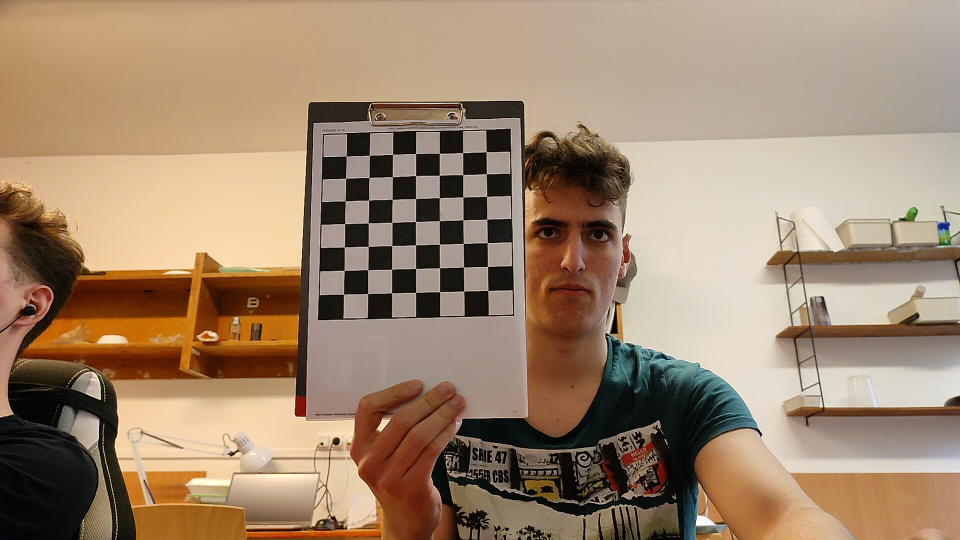
#> input picture AR/images/img0.png, 1920 x 1080 px (shown at 1/2 size); its folder holds only this picture in this run
$ python -i cameracalibration.py   (imports and definitions only)
#> lines starting #> are read from the running program, lines starting #| are printed output that depends on the picture; after the words box and inside, x2 and y2 are one past the last pixel; in counts of white or black regions, pixels touching at a corner belong together
import numpy as np
import cv2 as cv
import glob
import pickle


def runCalibration() :
    ################ FIND CHESSBOARD CORNERS - OBJECT POINTS AND IMAGE POINTS #############################

    chessboardSize = (7,7)
    frameSize = (1080,1080)


    # termination criteria
    criteria = (cv.TERM_CRITERIA_EPS + cv.TERM_CRITERIA_MAX_ITER, 30, 0.001)


    # prepare object points, like (0,0,0), (1,0,0), (2,0,0) ....,(6,5,0)
    objp = np.zeros((chessboardSize[0] * chessboardSize[1], 3), np.float32)
    objp[:,:2] = np.mgrid[0:chessboardSize[0],0:chessboardSize[1]].T.reshape(-1,2)

    size_of_chessboard_squares_mm = 20
    objp = objp * size_of_chessboard_squares_mm


    # Arrays to store object points and image points from all the images.
    objpoints = [] # 3d point in real world space
    imgpoints = [] # 2d points in image plane.


    images = glob.glob('images/*.png')

    for image in images:

        img = cv.imread(image)
#> img is the input picture: shape (1080, 1920, 3); mean B, G, R 111.1, 135.2, 159.4
        gray = cv.cvtColor(img, cv.COLOR_BGR2GRAY)
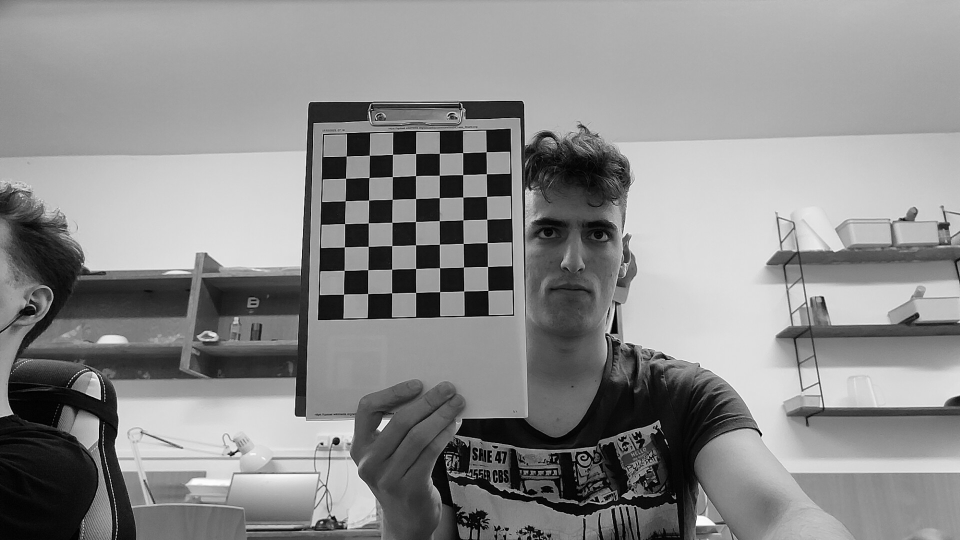
#> gray: shape (1080, 1920) (shown at 1/2 size); min 0, max 255, mean 139.7

        # Find the chess board corners
        ret, corners = cv.findChessboardCorners(gray, chessboardSize, None)
#> ret = True; corners = 49 rows, first 8: [976.3, 581.5], [928.1, 582.6], [879.9, 583.9], [831.8, 585.2], [783.7, 586.3], [736.1, 587.5], [687.9, 589], [975.5, 533.1]

        # If found, add object points, image points (after refining them)
        if ret == True:

            objpoints.append(objp)
            corners2 = cv.cornerSubPix(gray, corners, (11,11), (-1,-1), criteria)
#> corners2 = 49 rows, first 8: [976.3, 581.4], [928, 582.5], [879.8, 583.8], [831.8, 585.3], [783.7, 586.2], [735.8, 587.6], [687.7, 588.7], [975.5, 533.3]
            imgpoints.append(corners)

            # Draw and display the corners
            cv.drawChessboardCorners(img, chessboardSize, corners2, ret)
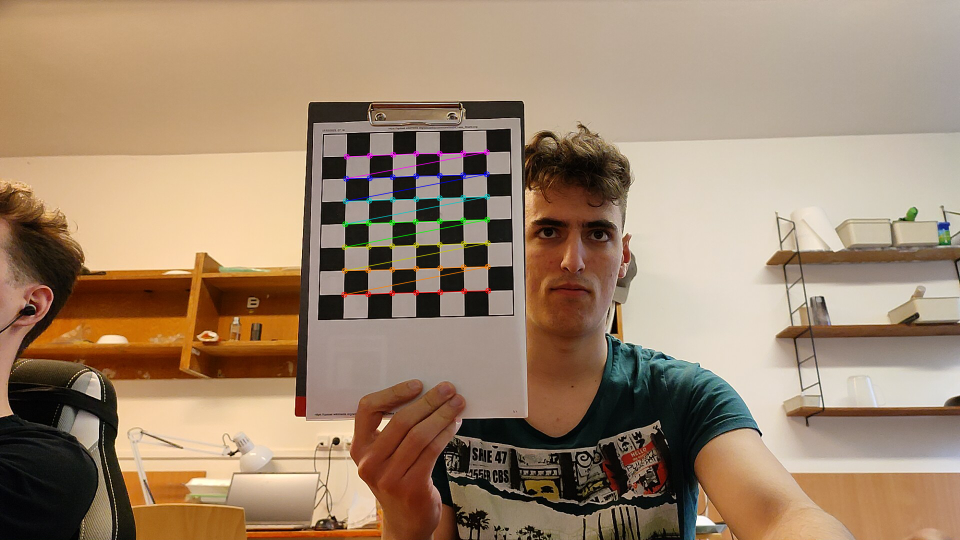
#> img: shape (1080, 1920, 3) (shown at 1/2 size); 0.73% of pixels changed, all inside (x1, y1, x2, y2) = (682, 298, 983, 596)
            cv.imshow('CameraCalibration', img)
            cv.waitKey(1000)


    cv.destroyAllWindows()


    ############## CALIBRATION #######################################################


    ret, cameraMatrix, dist, rvecs, tvecs = cv.calibrateCamera(objpoints, imgpoints, frameSize, None, None)
#> ret = 0.36; cameraMatrix = [[5151.7, 0, 542.8], [0, 6036.5, 574.8], [0, 0, 1]]; dist = [[-7.34, 129.6, -0.00869, 0.287, 6363.3]]; rvecs = ([-0.161, -0.8, -3.03],); tvecs = ([180.8, 2.33, 2212],)

    return cameraMatrix, dist

    # Save the camera calibration result for later use (we won't worry about rvecs / tvecs)
    pickle.dump((cameraMatrix, dist), open( "calibration.pkl", "wb" ))
    pickle.dump(cameraMatrix, open( "cameraMatrix.pkl", "wb" ))
    pickle.dump(dist, open( "dist.pkl", "wb" ))


    ############## UNDISTORTION #####################################################

    img = cv.imread('images/img1.png')
    h,  w = img.shape[:2]
    newCameraMatrix, roi = cv.getOptimalNewCameraMatrix(cameraMatrix, dist, (w,h), 1, (w,h))


    # Undistort
    dst = cv.undistort(img, cameraMatrix, dist, None, newCameraMatrix)

    # crop the image
    x, y, w, h = roi
    dst = dst[y:y+h, x:x+w]
    cv.imwrite('caliResult1.png', dst)


    # Undistort with Remapping
    mapx, mapy = cv.initUndistortRectifyMap(cameraMatrix, dist, None, newCameraMatrix, (w,h), 5)
    dst = cv.remap(img, mapx, mapy, cv.INTER_LINEAR)

    # crop the image
    x, y, w, h = roi
    dst = dst[y:y+h, x:x+w]
    cv.imwrite('caliResult2.png', dst)


    # Reprojection Error
    mean_error = 0

    for i in range(len(objpoints)):
        imgpoints2, _ = cv.projectPoints(objpoints[i], rvecs[i], tvecs[i], cameraMatrix, dist)
        error = cv.norm(imgpoints[i], imgpoints2, cv.NORM_L2)/len(imgpoints2)
        mean_error += error

    print( "total error: {}".format(mean_error/len(objpoints)) )

>>> result = runCalibration()
#> result = ([[5151.7, 0, 542.8], [0, 6036.5, 574.8], [0, 0, 1]], [[-7.34, 129.6, -0.00869, 0.287, 6363.3]])

$ run again, on AR/images/img5.png
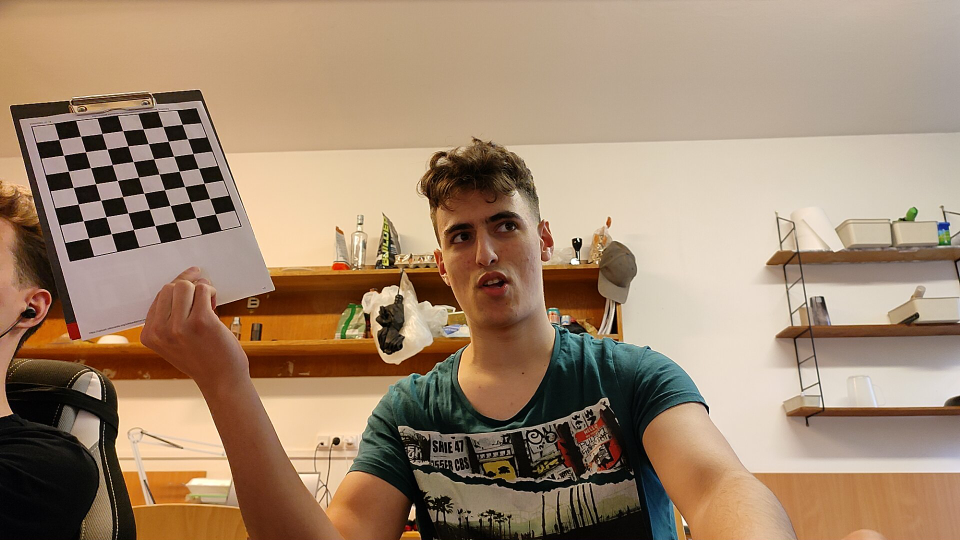
#> input picture AR/images/img5.png, 1920 x 1080 px (shown at 1/2 size)
#> in runCalibration, img is the input picture: shape (1080, 1920, 3); mean B, G, R 111.9, 136.3, 161.5
#> in runCalibration, `gray = cv.cvtColor(img, cv.COLOR_BGR2GRAY)`:
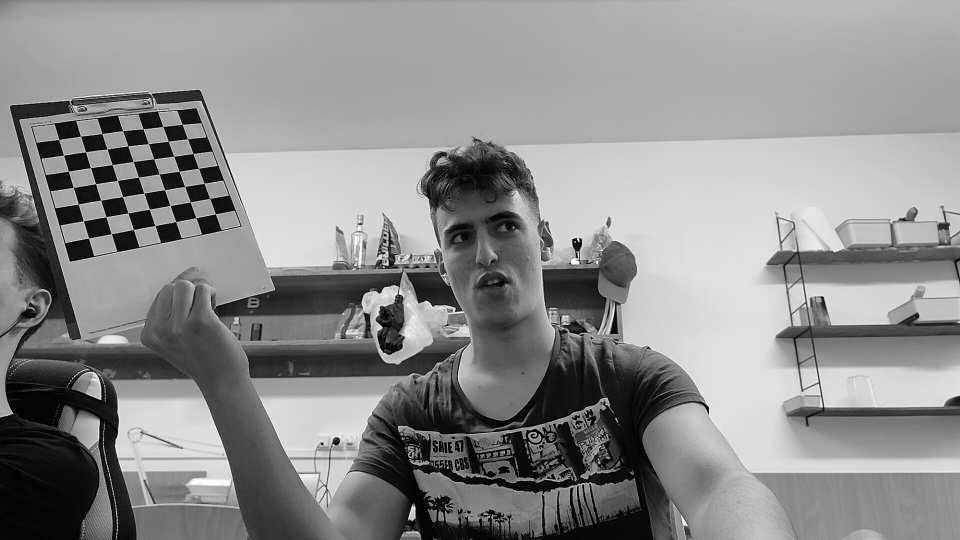
#> gray: shape (1080, 1920) (shown at 1/2 size); min 0, max 255, mean 141.1
#> in runCalibration, `ret, corners = cv.findChessboardCorners(gray, chessboardSize, None)`: ret = True; corners = 49 rows, first 8: [364.8, 249.1], [375.4, 278.1], [386.5, 307.6], [397.4, 337.1], [408.6, 366.9], [419.5, 397.2], [431.1, 428.3], [326.3, 253.5]
#> corners2 = 49 rows, first 8: [364.8, 249.1], [375.5, 278.2], [386.5, 307.6], [397.4, 337.2], [408.6, 367], [419.8, 397.4], [431.3, 428.4], [326.2, 253.5]
#> in runCalibration, `cv.drawChessboardCorners(img, chessboardSize, corners2, ret)`:
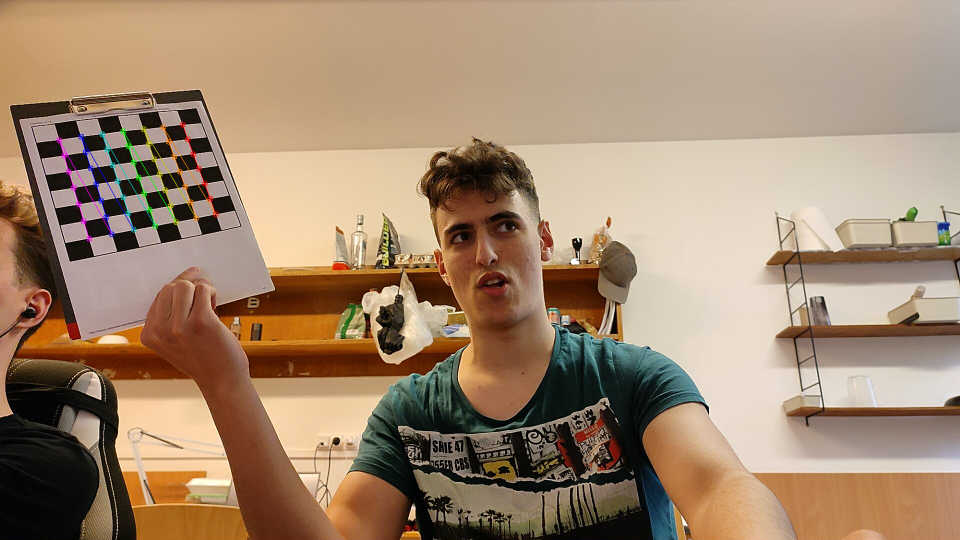
#> img: shape (1080, 1920, 3) (shown at 1/2 size); 0.55% of pixels changed, all inside (x1, y1, x2, y2) = (112, 243, 438, 484)
#> in runCalibration, `ret, cameraMatrix, dist, rvecs, tvecs = cv.calibrateCamera(objpoints, ..`: ret = 0.286; cameraMatrix = [[1129, 0, 722.6], [0, 1027.9, 471.5], [0, 0, 1]]; dist = [[0.0256, -0.463, 0.00841, -0.0589, 0.216]]; rvecs = ([-0.505, -0.13, 1.24],); tvecs = ([-194.7, -137, 647.2],)
#> result = ([[1129, 0, 722.6], [0, 1027.9, 471.5], [0, 0, 1]], [[0.0256, -0.463, 0.00841, -0.0589, 0.216]])

$ run again, on AR/images/img6.png
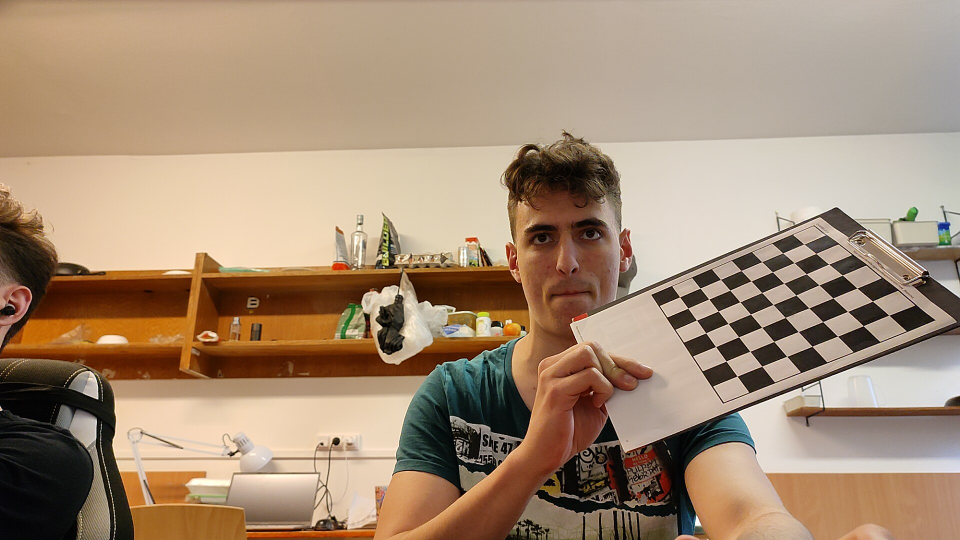
#> input picture AR/images/img6.png, 1920 x 1080 px (shown at 1/2 size)
#> in runCalibration, img is the input picture: shape (1080, 1920, 3); mean B, G, R 117.8, 141.2, 165.3
#> in runCalibration, `gray = cv.cvtColor(img, cv.COLOR_BGR2GRAY)`:
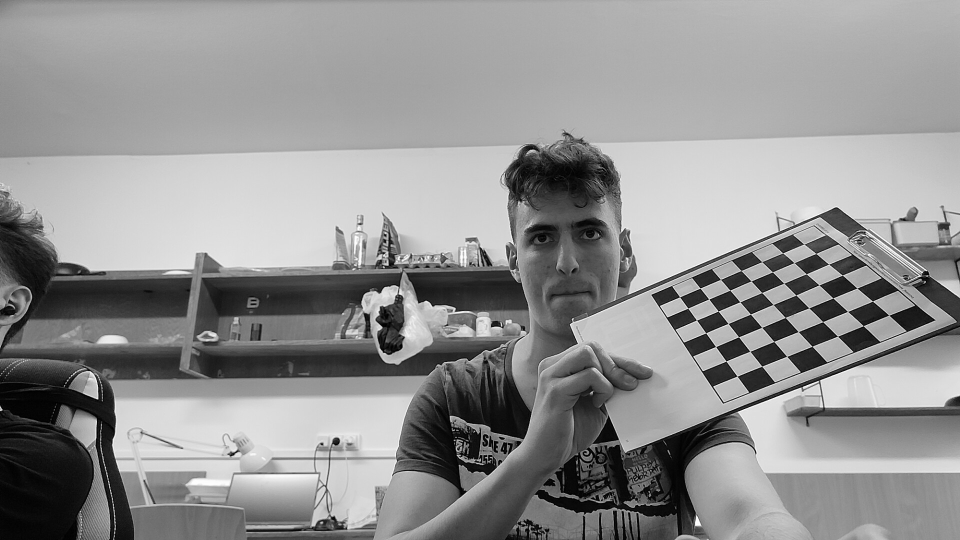
#> gray: shape (1080, 1920) (shown at 1/2 size); min 0, max 255, mean 145.7
#> in runCalibration, `ret, corners = cv.findChessboardCorners(gray, chessboardSize, None)`: ret = True; corners = 49 rows, first 8: [1608.4, 488.8], [1631.8, 507.4], [1658.2, 528.7], [1685.2, 550.6], [1714.5, 576.5], [1745.5, 602.6], [1778.2, 630.8], [1565.8, 506.3]
#> corners2 = 49 rows, first 8: [1608.3, 488.7], [1632.3, 507.4], [1657.8, 528.7], [1684.9, 550.6], [1714.3, 576.5], [1745.4, 602.6], [1778.2, 630.8], [1566, 506.4]
#> in runCalibration, `cv.drawChessboardCorners(img, chessboardSize, corners2, ret)`:
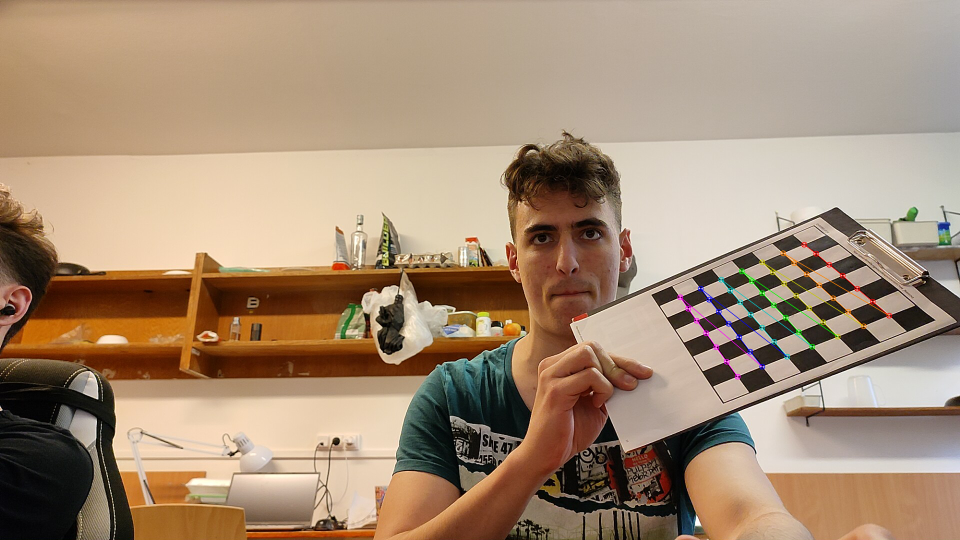
#> img: shape (1080, 1920, 3) (shown at 1/2 size); 0.52% of pixels changed, all inside (x1, y1, x2, y2) = (1354, 483, 1785, 760)
#> in runCalibration, `ret, cameraMatrix, dist, rvecs, tvecs = cv.calibrateCamera(objpoints, ..`: ret = 0.436; cameraMatrix = [[1264.7, 0, 553.1], [0, 4197, 541.3], [0, 0, 1]]; dist = [[0.0107, -0.0149, 0.00457, -0.0172, 0.00367]]; rvecs = ([-0.871, 1.33, 1.3],); tvecs = ([545.2, -10.5, 625],)
#> result = ([[1264.7, 0, 553.1], [0, 4197, 541.3], [0, 0, 1]], [[0.0107, -0.0149, 0.00457, -0.0172, 0.00367]])

$ run again, on AR/images/img7.png
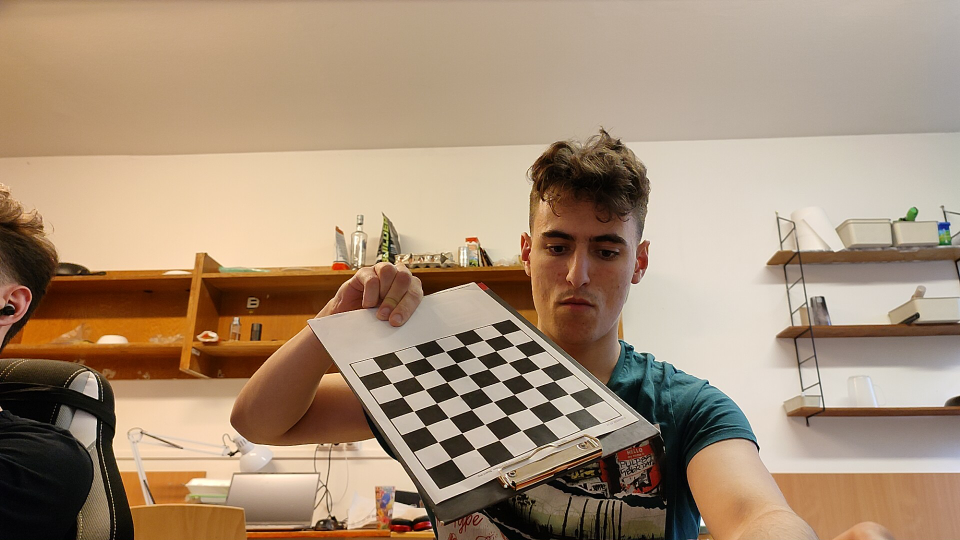
#> input picture AR/images/img7.png, 1920 x 1080 px (shown at 1/2 size)
#> in runCalibration, img is the input picture: shape (1080, 1920, 3); mean B, G, R 120, 143.8, 167.3
#> in runCalibration, `gray = cv.cvtColor(img, cv.COLOR_BGR2GRAY)`:
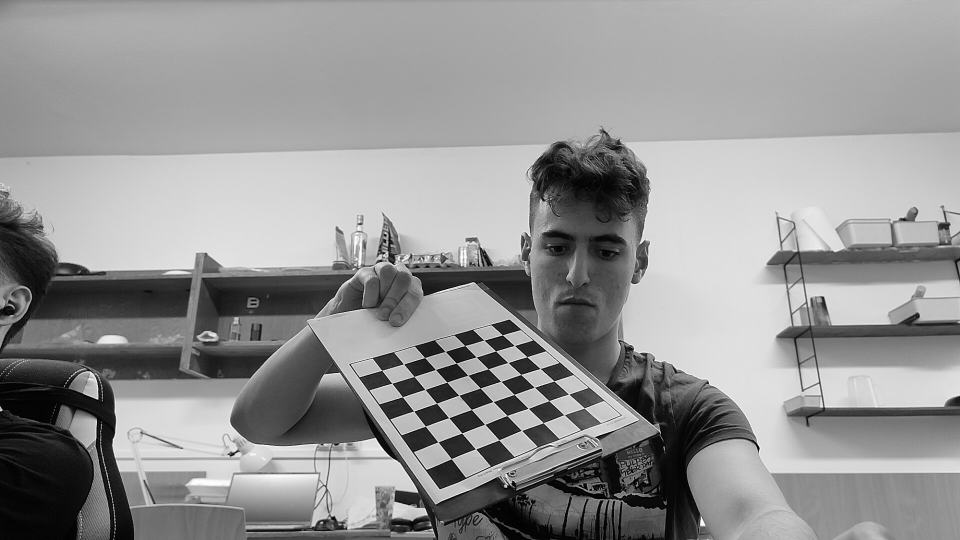
#> gray: shape (1080, 1920) (shown at 1/2 size); min 0, max 255, mean 148.1
#> in runCalibration, `ret, corners = cv.findChessboardCorners(gray, chessboardSize, None)`: ret = True; corners = 49 rows, first 8: [1168.8, 816.5], [1128.4, 830], [1086.8, 845.8], [1043.3, 861.1], [998.4, 880.4], [951.5, 898.4], [903.1, 917.8], [1137.6, 788.7]
#> corners2 = 49 rows, first 8: [1168.9, 816.5], [1128.5, 829.8], [1086.9, 845.9], [1043.3, 861.2], [998.4, 880.4], [951.6, 898.4], [903.2, 917.9], [1137.7, 788.7]
#> in runCalibration, `cv.drawChessboardCorners(img, chessboardSize, corners2, ret)`:
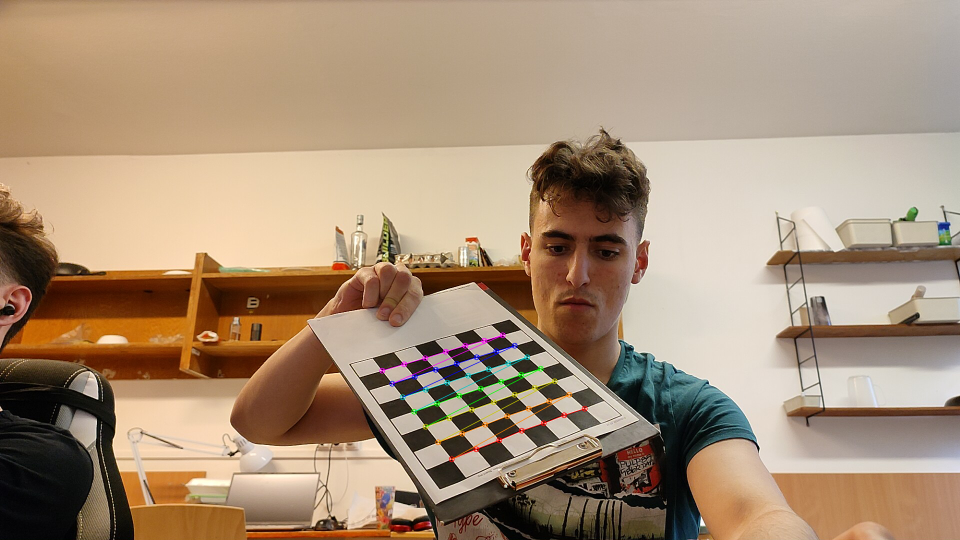
#> img: shape (1080, 1920, 3) (shown at 1/2 size); 0.64% of pixels changed, all inside (x1, y1, x2, y2) = (758, 664, 1176, 925)
#> in runCalibration, `ret, cameraMatrix, dist, rvecs, tvecs = cv.calibrateCamera(objpoints, ..`: ret = 0.565; cameraMatrix = [[1346.3, 0, 704.1], [0, 589.3, 454.3], [0, 0, 1]]; dist = [[0.75, -0.0386, -0.107, -0.0946, -0.158]]; rvecs = ([-0.401, 0.42, 2.66],); tvecs = ([191.4, 326.5, 557.1],)
#> result = ([[1346.3, 0, 704.1], [0, 589.3, 454.3], [0, 0, 1]], [[0.75, -0.0386, -0.107, -0.0946, -0.158]])
